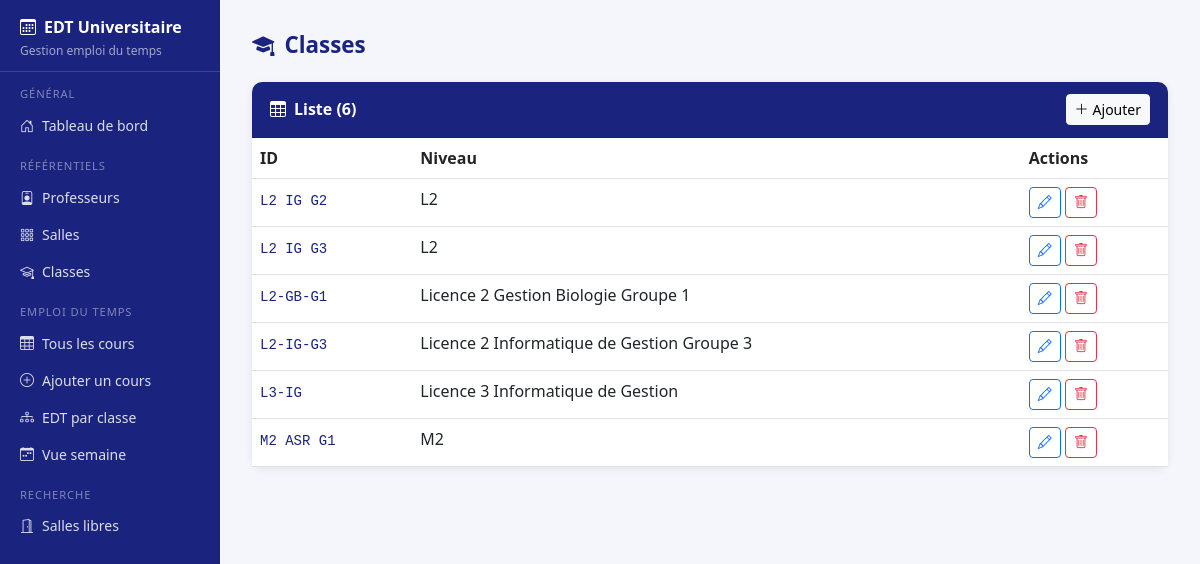
The app's page /index.php?action=classes with its own data.
### tables this page shows
CREATE TABLE `classe` (
  `idclasse` varchar(20) NOT NULL,
  `niveau` varchar(50) NOT NULL
);

### controller/ClasseController.php (called while the page is built, shortened)
<?php
require_once __DIR__ . '/../Model/ClasseModel.php';
class ClasseController
{
    private ClasseModel $classeModel;
    public function __construct()
    {
        $this->classeModel = new ClasseModel();
    }
    public function list(): void {
        if (isset($_GET['keyword']) && !empty(trim($_GET['keyword']))) {
            $classes = $this->classeModel->search(trim($_GET['keyword']));
        } else {
            $classes = $this->classeModel->readAll();
        }
        require_once __DIR__ . '/../views/classe/list.php';
    }
}

### ConnexionBd.php (called while the page is built)
<?php
class Database
{
    private static ?PDO $instance = null;
    public static function getConnection(): PDO
    {
        if (self::$instance === null) {
            $host = getenv('DB_HOST') ?: 'localhost';
            $port = getenv('DB_PORT') ?: '3306';
            $dbname = getenv('DB_NAME') ?: 'gestion_d_emploi_du_temps';
            $user = getenv('DB_USER') ?: 'root';
            $pass = getenv('DB_PASSWORD') ?: '';
            $dsn = "mysql:host={$host};port={$port};dbname={$dbname};charset=utf8mb4";
            self::$instance = new PDO($dsn, $user, $pass, [
                PDO::ATTR_ERRMODE => PDO::ERRMODE_EXCEPTION,
                PDO::ATTR_DEFAULT_FETCH_MODE => PDO::FETCH_ASSOC,
                PDO::ATTR_EMULATE_PREPARES => false
            ]);
        }
        return self::$instance;
    }
}

### model/ClasseModel.php (called while the page is built, shortened)
<?php
require_once 'ConnexionBd.php';
class ClasseModel {
    private PDO $pdo;
    public function __construct() {
        $this->pdo = Database::getConnection();
    }
    public function readAll(): array {
        $sql = "SELECT * FROM classe";
        $stmt = $this->pdo->query($sql);
        return $stmt->fetchAll(PDO::FETCH_ASSOC);
    }
}

### views/classe/list.php (the view, shortened to what this page needs)
<?php $pageTitle = "Classes"; require __DIR__ . '/../layout_header.php'; ?>
<div class="page-title"><i class="bi bi-mortarboard-fill"></i>Classes</div>
<div class="card">
  <div class="card-header d-flex justify-content-between align-items-center">
    <span><i class="bi bi-table me-2"></i>Liste (<?= count($classes) ?>)</span>
    <a href="index.php?action=classe_new" class="btn btn-light btn-sm"><i class="bi bi-plus-lg me-1"></i>Ajouter</a>
  </div>
  <div class="card-body p-0">
    <table class="table table-hover mb-0">
      <thead><tr><th>ID</th><th>Niveau</th><th>Actions</th></tr></thead>
      <tbody>
      <?php if (empty($classes)): ?>
        <tr><td colspan="3" class="text-center text-muted py-4">Aucune classe enregistrée.</td></tr>
      <?php else: foreach ($classes as $c): ?>
        <tr>
          <td><code style="color:#1a237e"><?= htmlspecialchars($c['idclasse']) ?></code></td>
          <td><?= htmlspecialchars($c['niveau']) ?></td>
          <td>
            <a href="index.php?action=classe_edit&id=<?= urlencode($c['idclasse']) ?>"
               class="btn btn-sm btn-outline-primary"><i class="bi bi-pencil"></i></a>
            <a href="index.php?action=classe_del&id=<?= urlencode($c['idclasse']) ?>"
               class="btn btn-sm btn-outline-danger"
               onclick="return confirm('Supprimer <?= htmlspecialchars($c['niveau']) ?> ?')">
              <i class="bi bi-trash"></i></a>
          </td>
        </tr>
      <?php endforeach; endif; ?>
      </tbody>
    </table>
  </div>
</div>
<?php require __DIR__ . '/../layout_footer.php'; ?>

### views/layout_header.php (style rules this page uses)
body { display: flex; min-height: 100vh; background: #f4f6fb; }
.page-title { font-size: 1.4rem; font-weight: 700; color: #1a237e; margin-bottom: 20px; display: flex; align-items: center; gap: 10px; }
.card { border: none; border-radius: 10px; box-shadow: 0 2px 8px rgba(0,0,0,.08); }
.card-header { background: #1a237e; color: #fff; font-weight: 600; border-radius: 10px 10px 0 0 !important; padding: 12px 18px; }

### records on screen
classe: idclasse "L2 IG G2", niveau "L2"
classe: idclasse "L2 IG G3", niveau "L2"
classe: idclasse "L2-GB-G1", niveau "Licence 2 Gestion Biologie Groupe 1"
classe: idclasse "L2-IG-G3", niveau "Licence 2 Informatique de Gestion Groupe 3"
classe: idclasse "L3-IG", niveau "Licence 3 Informatique de Gestion"
classe: idclasse "M2 ASR G1", niveau "M2"

### other values on screen
count($classes) "6"
